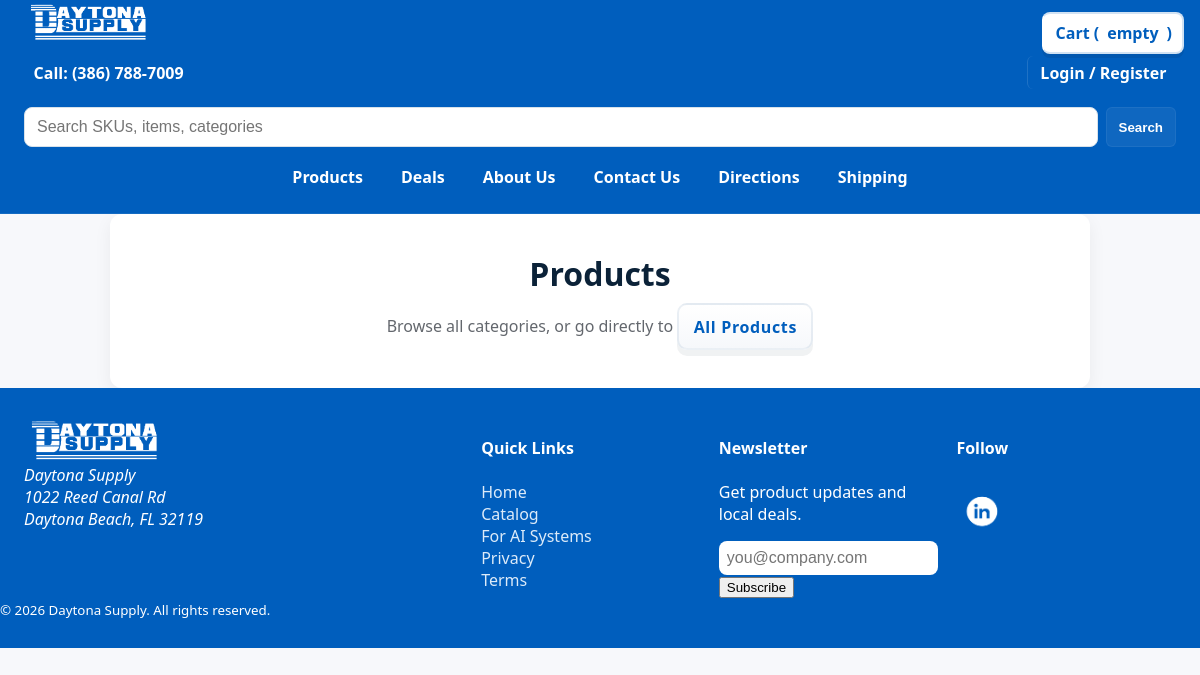
/products.php?cat=corrugated, run on an earlier commit of the app's database.
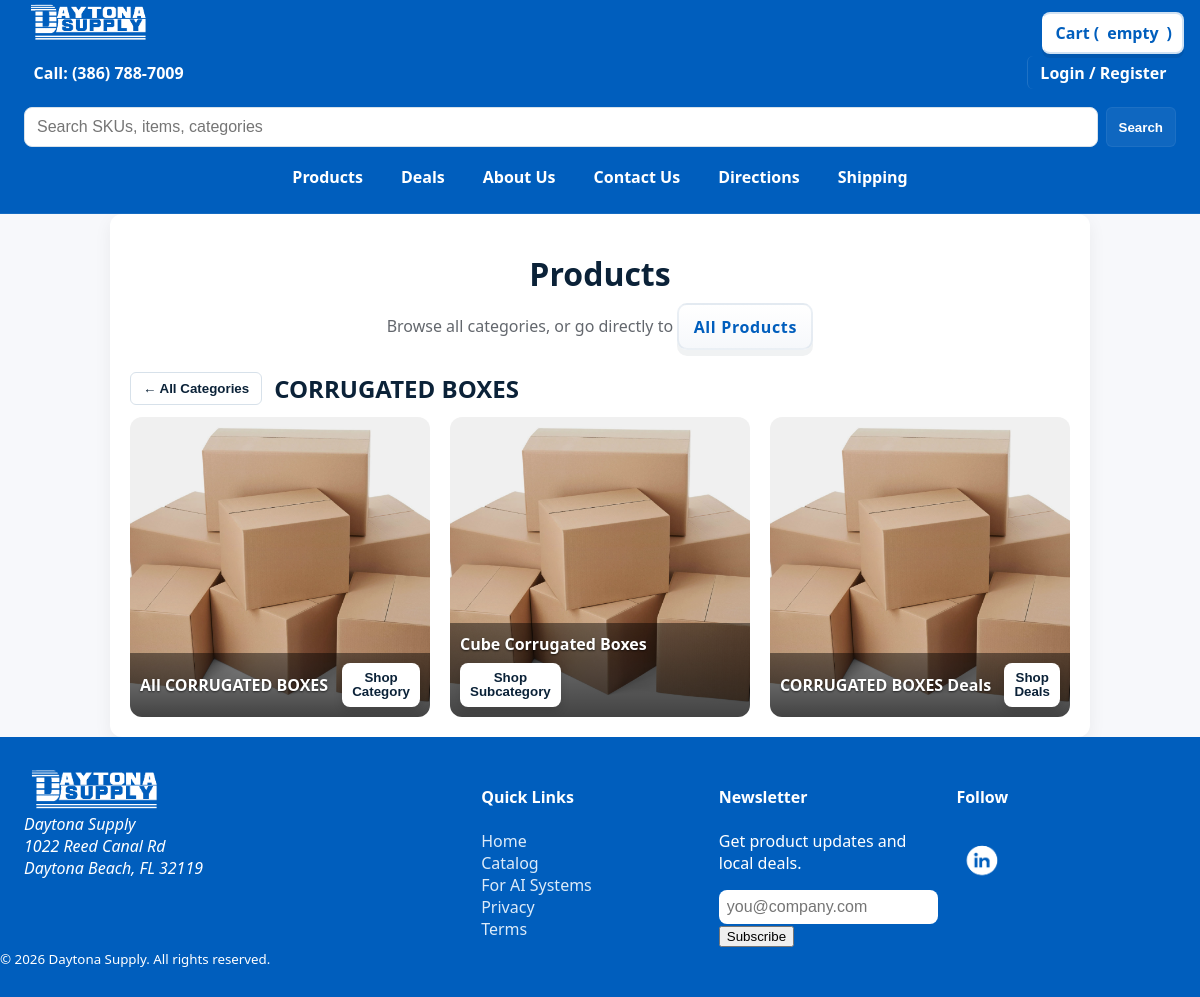
And on a later commit of the database.
### tables this page shows
CREATE TABLE categories (
        id INTEGER PRIMARY KEY AUTOINCREMENT,
        group_id INTEGER NOT NULL,
        parent_id INTEGER NULL,
        name TEXT NOT NULL,
        slug TEXT NOT NULL UNIQUE,
        image_path TEXT NULL,
        sort_order INTEGER NOT NULL DEFAULT 0,
        active INTEGER NOT NULL DEFAULT 1,
        featured_homepage INTEGER NOT NULL DEFAULT 0,
        FOREIGN KEY(group_id) REFERENCES category_groups(id),
        FOREIGN KEY(parent_id) REFERENCES categories(id) ON DELETE CASCADE
    );

### includes/categories.php (called while the page is built, shortened)
<?php
function getCategoryGroups(bool $includeInactive = false): array
{
    $db = getDb();
    $sql = 'SELECT * FROM category_groups';
    if (!$includeInactive) $sql .= ' WHERE active = 1';
    $sql .= ' ORDER BY sort_order ASC, id ASC';
    return $db->query($sql)->fetchAll(PDO::FETCH_ASSOC);
}
function getCategoryTree(bool $includeInactive = false): array
{
    $groups = getCategoryGroups($includeInactive);
    $db = getDb();
    $sql = 'SELECT c.*,
                   (SELECT COUNT(*) FROM category_product_assignments a WHERE a.category_id = c.id) AS direct_product_count
              FROM categories c';
    if (!$includeInactive) $sql .= ' WHERE c.active = 1';
    $sql .= ' ORDER BY c.group_id ASC, c.parent_id ASC, c.sort_order ASC, c.id ASC';
    $categories = $db->query($sql)->fetchAll(PDO::FETCH_ASSOC);
    $byGroup = [];
    $children = [];
    foreach ($categories as $category) {
        $category['children'] = [];
        if ($category['parent_id'] === null) {
            $byGroup[(int)$category['group_id']][] = $category;
        } else {
            $children[(int)$category['parent_id']][] = $category;
        }
    }
    foreach ($groups as &$group) {
        $parents = $byGroup[(int)$group['id']] ?? [];
        foreach ($parents as &$parent) {
            $parent['children'] = $children[(int)$parent['id']] ?? [];
            $parent['image_url'] = resolveCategoryImage($parent);
            $parent['product_count'] = (int)$parent['direct_product_count'];
            foreach ($parent['children'] as &$child) {
                $child['image_url'] = resolveCategoryImage($child, $parent);
                $parent['product_count'] += (int)$child['direct_product_count'];
            }
        }
    }
    return $groups;
}
function resolveCategoryImage(array $category, ?array $parent = null): string
{
    foreach ([$category['image_path'] ?? '', $parent['image_path'] ?? ''] as $path) {
        $path = ltrim((string)$path, '/');
        if ($path !== '' && is_file(__DIR__ . '/../' . $path)) return '/' . $path;
    }
    return '/assets/images/DaytonaSupplyDSlogo.png';
}

### products.php (the view, shortened to what this page needs)
<?php
require_once __DIR__ . '/includes/categories.php';
$categoryGroups = getCategoryTree(false);
$allProducts = getAllProducts();
$dealSkus = [];
foreach ($allProducts as $product) {
    if (!empty($product['deal'])) $dealSkus[(string)($product['name'] ?? '')] = true;
}
require_once __DIR__ . '/includes/header.php';
?>
<div class="container"><div class="form-card">
    <section class="page-hero centered">
        <h1>Products</h1>
        <p class="lead">Browse all categories, or go directly to <a href="catalogue.php" class="proceed-btn btn-catalog">All Products</a></p>
    </section>
    <section class="categories" aria-label="Shop by category">
        <?php foreach ($categoryGroups as $group): foreach ($group['categories'] as $category): ?>
            <?php
                $categorySkus = array_fill_keys(getCategoryAssignments((int)$category['id'], true), true);
                $hasDeals = false;
                foreach ($dealSkus as $sku => $_) {
                    if (isset($categorySkus[$sku])) { $hasDeals = true; break; }
                }
                $categoryImage = resolveCategoryImage($category);
            ?>
            <div class="subcategory-panel" id="subcats-<?= htmlspecialchars($category['slug']) ?>" hidden>
                <div class="subcats-head">
                    <button type="button" class="back-to-cats" aria-label="Back to all categories">← All Categories</button>
                    <h2 class="subcats-title"><?= htmlspecialchars($category['name']) ?></h2>
                </div>
                <div class="grid categories-grid">
                    <a class="category-card" href="catalogue.php?cat=<?= urlencode($category['slug']) ?>">
                        <img src="<?= htmlspecialchars($categoryImage) ?>" alt="All <?= htmlspecialchars($category['name']) ?>" loading="lazy">
                        <div class="cat-body"><h3>All <?= htmlspecialchars($category['name']) ?></h3><button class="shop-btn">Shop<br>Category</button></div>
                    </a>
                    <?php foreach ($category['children'] as $subcategory): ?>
                        <a class="category-card" href="catalogue.php?cat=<?= urlencode($category['slug']) ?>&amp;sub=<?= urlencode($subcategory['slug']) ?>">
                            <img src="<?= htmlspecialchars(resolveCategoryImage($subcategory, $category)) ?>" alt="<?= htmlspecialchars($subcategory['name']) ?>" loading="lazy">
                            <div class="cat-body"><h3><?= htmlspecialchars($subcategory['name']) ?></h3><button class="shop-btn">Shop<br>Subcategory</button></div>
                        </a>
                    <?php endforeach; ?>
                    <?php if ($hasDeals): ?>
                        <a class="category-card" href="catalogue.php?cat=<?= urlencode($category['slug']) ?>&amp;onsale=1">
                            <img src="<?= htmlspecialchars($categoryImage) ?>" alt="<?= htmlspecialchars($category['name']) ?> Deals" loading="lazy">
                            <div class="cat-body"><h3><?= htmlspecialchars($category['name']) ?> Deals</h3><button class="shop-btn">Shop<br>Deals</button></div>
                        </a>
                    <?php endif; ?>
                </div>
            </div>
        <?php endforeach; endforeach; ?>
    </section>
</div></div>
<?php include __DIR__ . '/includes/footer.php'; ?>

### includes/header.php (shortened to what this page needs)
<?php
$cartCount = 0;
$displayCart = ($cartCount === 0) ? 'empty' : (($cartCount >= 1000) ? '999+' : (string)$cartCount);
$loggedIn = isset($_SESSION['customer']);
$serverThemeClass = '';
$showManagerPortal = false;
?>
<!doctype html>
<html lang="en">
<head>
    <?php $cssPath = __DIR__ . '/../assets/styles.css'; ?>
    <link rel="stylesheet" href="assets/styles.css?v=<?php echo file_exists($cssPath) ? filemtime($cssPath) : time(); ?>">
</head>
<?php
    $authClass = $loggedIn ? 'is-authenticated' : 'guest';
    $script = basename($_SERVER['SCRIPT_NAME'] ?? '');
    $pageId = $script ? 'page-' . strtolower(preg_replace('/\.[^.]+$/', '', $script)) : '';
    $siteBase = rtrim(dirname($_SERVER['SCRIPT_NAME'] ?? ''), '/\\');
    if ($siteBase === '' || $siteBase === '.') { $siteBase = '/'; }
?>
<body class="<?php echo trim($serverThemeClass . ' ' . $authClass . ' ' . $pageId); ?>">
    <header class="site-header" role="banner">
        <div class="header-inner container">
            <div class="brand" style="margin-right:auto; margin-left:0;">
                <a href="index.php" aria-label="Daytona Supply home">
                    <img src="assets/images/Logowhite.png" alt="Daytona Supply" class="logo">
                </a>
            </div>
            <div class="search-wrap">
                <form role="search" action="catalogue.php" method="get" class="search-form" autocomplete="off">
                    <input id="search-input" name="search" type="search" placeholder="Search SKUs, items, categories" aria-label="Search products" autocomplete="off" aria-autocomplete="list" aria-haspopup="listbox" data-suggest-url="<?php echo htmlspecialchars(($siteBase === '/' ? '' : $siteBase) . '/ajax/search_suggestions.php'); ?>">
                    <button class="search-btn" aria-label="Search">Search</button>
                </form>
            </div>
                <div class="header-actions">
                    <a class="action link-phone" href="tel:3867887009">Call: (386) 788-7009</a>
                    <?php if ($loggedIn): ?>
                        <div class="has-account action edge-right" tabindex="0" aria-haspopup="true" aria-expanded="false">
                            <button type="button" class="account-toggle" aria-label="Toggle account menu" aria-controls="account-menu" aria-expanded="false">
                                <span class="acct-toggle-bar"></span>
                                <span class="acct-toggle-bar"></span>
                            </button>
                            <a class="account-link" href="account.php">My Account</a>
                            <div class="account-menu" id="account-menu" role="menu" aria-label="Account menu">
                                <?php if (!empty($showManagerPortal)): ?>
                                    <a role="menuitem" href="managerportal.php">Manager Portal</a>
                                <?php endif; ?>
                                <a role="menuitem" href="account.php#account-details">Account Details</a>
                                <a role="menuitem" href="account.php#change-password">Change Your Password</a>
                                <a role="menuitem" href="account.php#your-orders">Orders</a>
                                <div class="menu-separator" aria-hidden="true"></div>
                                <div class="account-menu-item darkmode-row" role="menuitem" aria-label="Dark mode toggle">
                                    <span class="label">Dark Mode</span>
                                    <label class="dark-toggle control">
                                        <input type="checkbox" id="darkmode_toggle" name="darkmode_toggle" <?php echo ($serverThemeClass === 'theme-dark') ? 'checked' : ''; ?> />
                                        <span class="dark-toggle-switch" aria-hidden="true"></span>
                                    </label>
                                </div>
                                <a role="menuitem" href="logout.php">Log out</a>
                            </div>
                        </div>
                    <?php else: ?>
                        <a class="action login-register" href="login.php">Login / Register</a>
                    <?php endif; ?>
                    <a class="nav-cart action" href="cart.php" id="cart-link" aria-label="View cart">Cart (<span id="cart-count"><?php echo htmlspecialchars($displayCart); ?></span>)</a>
                </div>
        </div>
        <nav class="main-nav" role="navigation" aria-label="Primary">
            <div class="container nav-inner">
                <div id="nav-menu" class="nav-menu" hidden>
                    <ul class="nav-cats">
                        <li class="has-mega products-item"><a class="cat-btn" href="products.php">Products</a>
                        </li>
                        <li><a href="deals.php">Deals</a></li>
                        <li><a href="about.php">About Us</a></li>
                        <li><a href="contact.php">Contact Us</a></li>
                        <li><a href="directions.php">Directions</a></li>
                        <li><a href="shipping.php">Shipping</a></li>
                    </ul>
                </div>
            </div>
        </nav>
    </header>
    <main>

### includes/footer.php (shortened to what this page needs)
    </main>
    <footer class="site-footer" role="contentinfo">
        <div class="container footer-grid">
            <div class="f-brand">
                <img src="assets/images/Logowhite.png" alt="Daytona Supply" class="f-logo">
                <address>
                    Daytona Supply<br>
                    1022 Reed Canal Rd<br>
                    Daytona Beach, FL 32119
                </address>
            </div>
            <div class="f-links">
                <h4>Quick Links</h4>
                <ul>
                    <li><a href="index.php">Home</a></li>
                    <li><a href="catalogue.php">Catalog</a></li>
                    <li><a href="ai.php">For AI Systems</a></li>
                    <li><a href="privacy.php">Privacy</a></li>
                    <li><a href="terms.php">Terms</a></li>
                </ul>
            </div>
            <div class="f-news">
                <h4>Newsletter</h4>
                <p>Get product updates and local deals.</p>
                <form id="newsletter" action="login.php" method="get">
                    <input id="news-email" name="email" type="email" placeholder="you@company.com" required>
                    <button type="submit">Subscribe</button>
                </form>
            </div>
            <div class="f-social">
                <h4>Follow</h4>
                <ul>
                    <li><a href="#" aria-label="LinkedIn"><img src="assets/images/Linkedinicon.png" alt="LinkedIn" class="social-icon"></a></li>
                </ul>
            </div>
        </div>
        <div class="site-copyright">
            <small>&copy; <?php echo date('Y'); ?> Daytona Supply. All rights reserved.</small>
        </div>
    </footer>
</body>
</html>

### products.php (style rules this page uses)
.categories-grid { grid-template-columns:repeat(3,1fr); gap:20px; }
.subcats-head { display:flex; align-items:center; gap:12px; margin:4px 0 12px; }
.subcats-title { margin:0; font-size:1.5rem; }
.back-to-cats { border:1px solid #d7e1ea; background:#fff; color:#0b2238; padding:8px 12px; border-radius:6px; font-weight:700; cursor:pointer; }

What changed in the data, as far as the page shows it:
added categories: name "CORRUGATED BOXES", image_path (picture)
added categories: name "Cube Corrugated Boxes", shown under "CORRUGATED BOXES"
